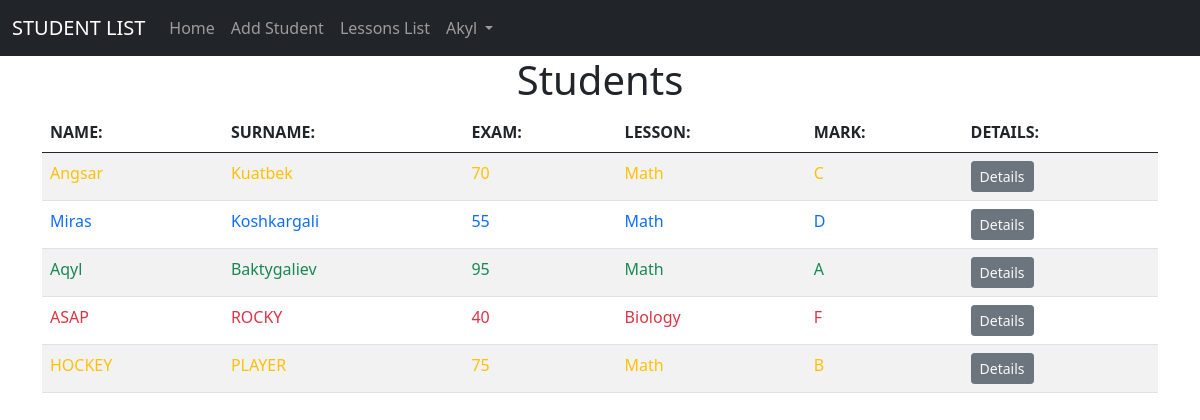
Screenshot of / (signed in) with the database file from the repository.
### website/models.py (models this page shows)
class User(db.Model, UserMixin):
    id = db.Column(db.Integer, primary_key=True)
    email = db.Column(db.String(150), unique=True)
    password = db.Column(db.String(150))
    first_name = db.Column(db.String(150))
    notes = db.relationship('Note')
    students = db.relationship('Student')
    lessons = db.relationship('Lesson')

class Student(db.Model):
    id = db.Column(db.Integer, primary_key=True)
    first_name = db.Column(db.String(150))
    last_name = db.Column(db.String(150))
    exam = db.Column(db.Integer)
    mark = db.Column(db.String(150))
    user_id = db.Column(db.Integer, db.ForeignKey('user.id'))
    lesson_id = db.Column(db.Integer, db.ForeignKey('lesson.id'))
    notes = db.relationship('Note')

class Lesson(db.Model):
    id = db.Column(db.Integer, primary_key=True)
    ls_name = db.Column(db.String(150))
    ls_description = db.Column(db.String(150))
    user_id = db.Column(db.Integer, db.ForeignKey('user.id'))
    students = db.relationship('Student')

### website/views.py (the view)
@views.route('/', methods=['GET', 'POST'])
@login_required
def home():
    return render_template("home.html", user=current_user)

### website/__init__.py (called while the page is built)
def create_app():
    app = Flask(__name__)
    app.config['SECRET_KEY'] = 'hjshjhdjah kjshkjdhjs'
    app.config['SQLALCHEMY_DATABASE_URI'] = f'sqlite:///{DB_NAME}'
    db.init_app(app)
    from .views import views
    from .auth import auth
    app.register_blueprint(views, url_prefix='/')
    app.register_blueprint(auth, url_prefix='/')
    from .models import User
    with app.app_context():
        db.create_all()
    login_manager = LoginManager()
    login_manager.login_view = 'auth.login'
    login_manager.init_app(app)
    @login_manager.user_loader
    def load_user(id):
        return User.query.get(int(id))
    return app

### website/templates/home.html
{% extends "base.html" %} {% block title %}Home{% endblock %} {% block content
%}
<h1 align="center">Students</h1>
<div class="row">
  <div class="col-12">
    <div>
      <table class="table table-striped table-hover">
        <thead>
          <tr>
            <th>NAME:</th>
            <th>SURNAME:</th>
            <th>EXAM:</th>
            <th>LESSON:</th>
            <th>MARK:</th>
            <th>DETAILS:</th>
          </tr>
        </thead>
        <tbody>
          {% for stud in user.students %}
          <tr
            class="{{'text-danger' if stud.exam < 50 else 'text-primary' if stud.exam < 60 else'text-info' if stud.exam < 70 else 'text-warning' if stud.exam < 90 else 'text-success'}}"
          >
            <td>{{ stud.first_name }}</td>
            <td>{{ stud.last_name }}</td>
            <td>{{ stud.exam }}</td>
            {% for lesn in user.lessons %} {% if stud.lesson_id == lesn.id:%}
            <td>{{ lesn.ls_name }}</td>
            {% endif %} {% endfor %}
            <td>{{ stud.mark }}</td>
            <td>
              <a
                class="btn btn-sm btn-secondary text-light"
                href="/student/{{ stud.id }}"
              >
                Details
              </a>
            </td>
          </tr>
          {% endfor %}
        </tbody>
      </table>
    </div>
  </div>
</div>
{% endblock %}

### website/templates/base.html (shortened to what this page needs)
<!DOCTYPE html>
<html>
  <head>
    <link
      href="https://cdn.jsdelivr.net/npm/bootstrap@5.0.2/dist/css/bootstrap.min.css"
      rel="stylesheet"
    />
  </head>
  <body>
    <nav class="navbar navbar-expand-lg navbar-dark bg-dark">
      <div class="container-fluid">
        <a class="navbar-brand" href="/">STUDENT LIST</a>
        <div class="collapse navbar-collapse" id="navbarSupportedContent">
          <ul class="navbar-nav me-auto mb-2 mb-lg-0">
            {% if user.is_authenticated %}
            <li class="nav-item">
              <a class="nav-link" href="/">Home</a>
            </li>
            <li class="nav-item">
              <a class="nav-link" id="addStudent" href="/add-student"
                >Add Student</a
              >
            </li>
            <li class="nav-item">
              <a class="nav-link" id="addStudent" href="/lessons-page"
                >Lessons List</a
              >
            </li>
            <li class="nav-item dropdown">
              <a
                class="nav-link dropdown-toggle"
                href="#"
                id="navbarDarkDropdownMenuLink"
                role="button"
                data-bs-toggle="dropdown"
                aria-expanded="false"
              >
                {{ user.first_name }}
              </a>
            </li>
            {% endif %}
          </ul>
        </div>
      </div>
    </nav>
    <div class="container">{% block content %} {% endblock %}</div>
  </body>
</html>

### rows the page displays
User: first_name "Akyl"
Student: first_name "Angsar", last_name "Kuatbek", exam "70", mark "C"
Lesson: ls_name "Math"
Student: first_name "Miras", last_name "Koshkargali", exam "55", mark "D"
Student: first_name "Aqyl", last_name "Baktygaliev", exam "95", mark "A"
Student: first_name "ASAP", last_name "ROCKY", exam "40", mark "F"
Lesson: ls_name "Biology"
Student: first_name "HOCKEY", last_name "PLAYER", exam "75", mark "B"
